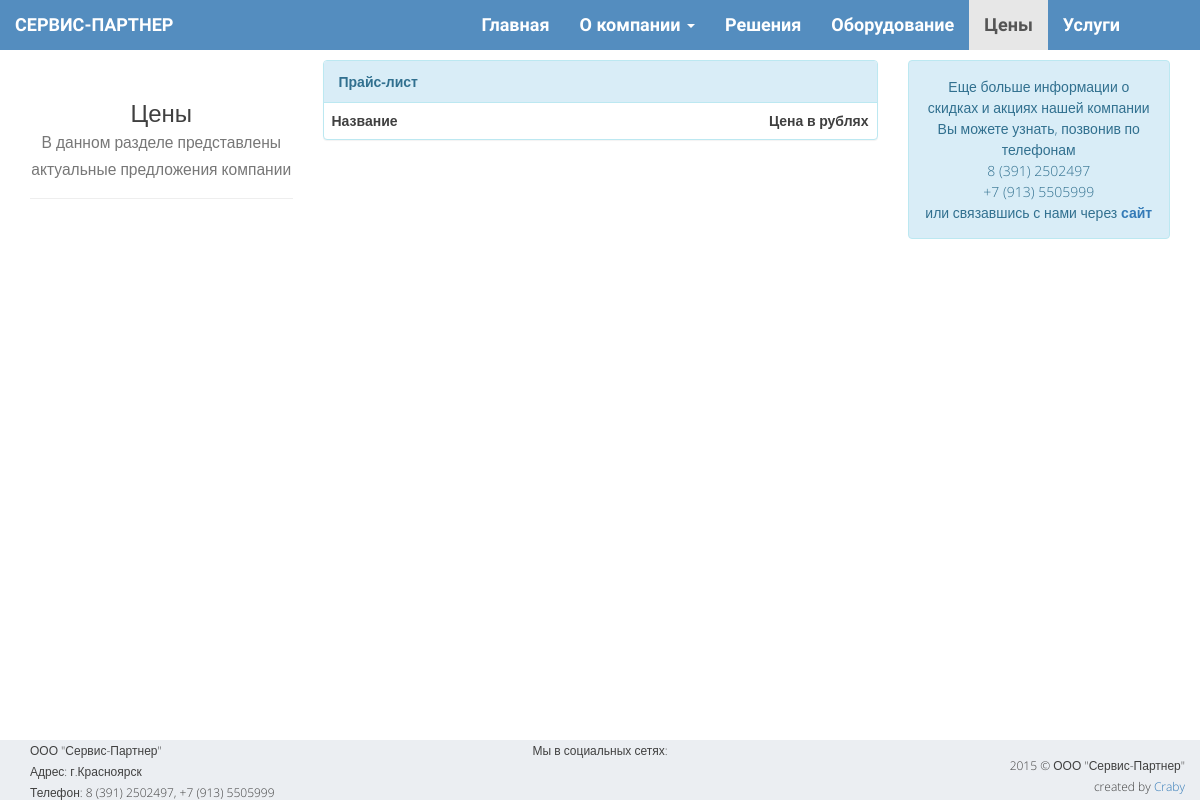
/pricing, run on an earlier commit of the app's database.
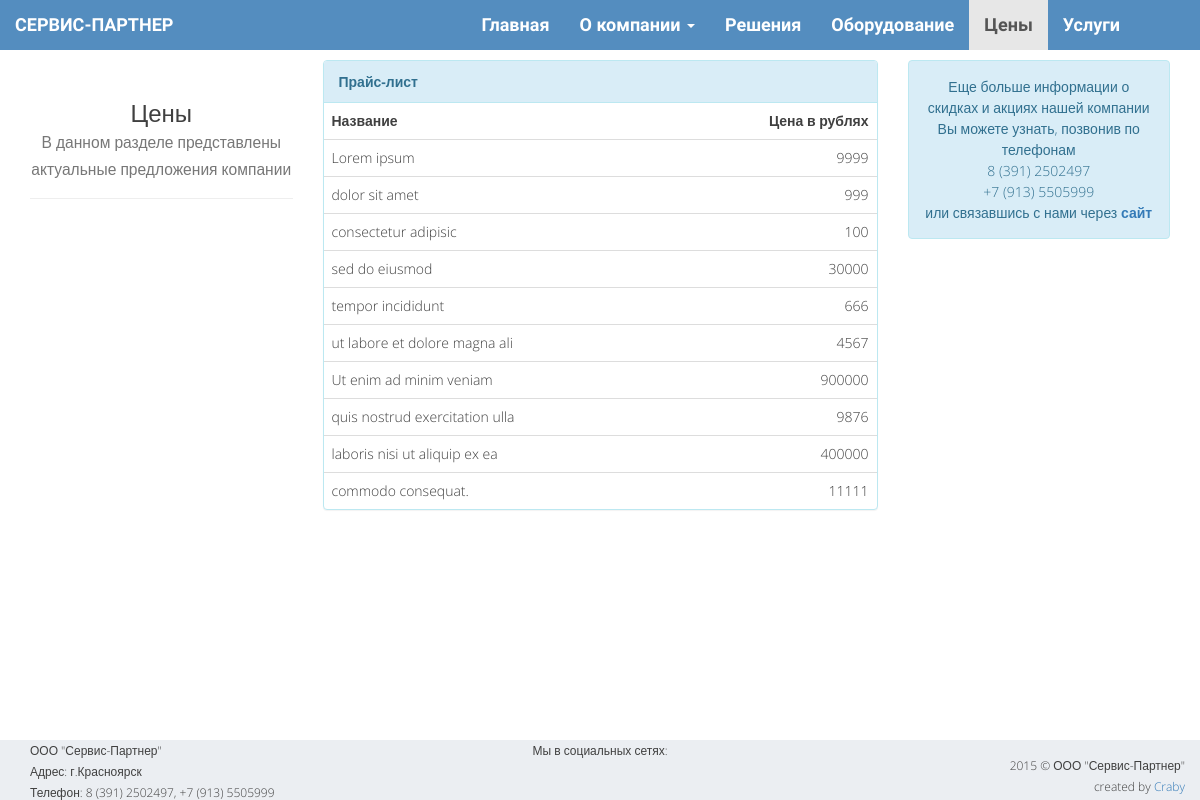
And on a later commit of the database.
### opensky/models.py (models this page shows, shortened)
class Price(models.Model):
    name = models.CharField("Название", max_length=30)
    price = models.IntegerField("Цена")

### opensky/views.py (the view)
# urls.py: url(r'^pricing', views.pricing, name='pricing'),
def pricing(request):
    data = {
        'prices': Price.objects.all(),
        'widgets': SocialWidget.objects.all(),
        'office': Office.objects.get(pk=1),
    }
    return render(request, 'opensky/pricing.html', data)

### opensky/models.py (called while the page is built)
    def phone(self):
        return self.phone_str.split(';')

### opensky/templates/opensky/pricing.html
{% extends "opensky/template.html" %}
{% block body %}
    <div class="container">
        <div class="row">
            <div class="col-md-3">
                <div class="page-header text-center">
                    <h3>Цены<br>
                        <small>В данном разделе представлены актуальные предложения компании</small>
                    </h3>
                </div>
            </div>
            <div class="col-md-6">
                <div class="panel panel-info">
                    <div class="panel-heading"><b>Прайс-лист</b></div>
                    <table class="table">
                        <tr>
                            <th>Название</th>
                            <th>Цена в рублях</th>
                        </tr>
                        {% for item in prices %}
                            <tr>
                                <td>{{ item.name }}</td>
                                <td>{{ item.price }}</td>
                            </tr>
                        {% endfor %}
                    </table>
                </div>
            </div>
            <div class="col-md-3">
                <div class="alert alert-info text-center">
                    Еще больше информации о скидках и
                    акциях нашей компании Вы можете узнать, позвонив по телефонам<br>
                    {{ office.phone|join:"<br>" }}<br>
                    или связавшись с нами через <b><a href="{% url 'contacts' %}">сайт</a></b>
                </div>
            </div>
        </div>
    </div>
{% endblock %}

What changed in the data, as far as the page shows it:
added Price: name "Lorem ipsum", price "9999"
added Price: name "dolor sit amet", price "999"
added Price: name "consectetur adipisic", price "100"
added Price: name "sed do eiusmod", price "30000"
added Price: name "tempor incididunt", price "666"
added Price: name "ut labore et dolore magna ali", price "4567"
added Price: name "Ut enim ad minim veniam", price "900000"
added Price: name "quis nostrud exercitation ulla", price "9876"
added Price: name "laboris nisi ut aliquip ex ea", price "400000"
added Price: name "commodo consequat.", price "11111"
